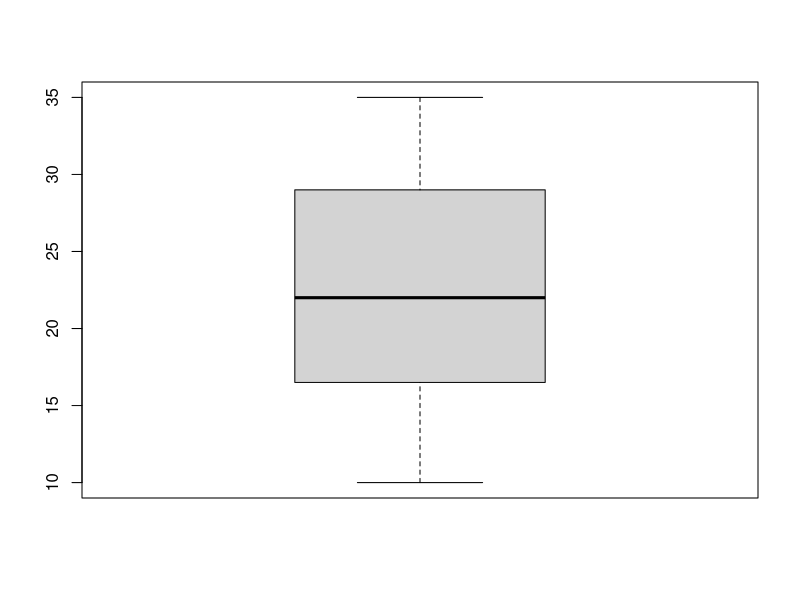
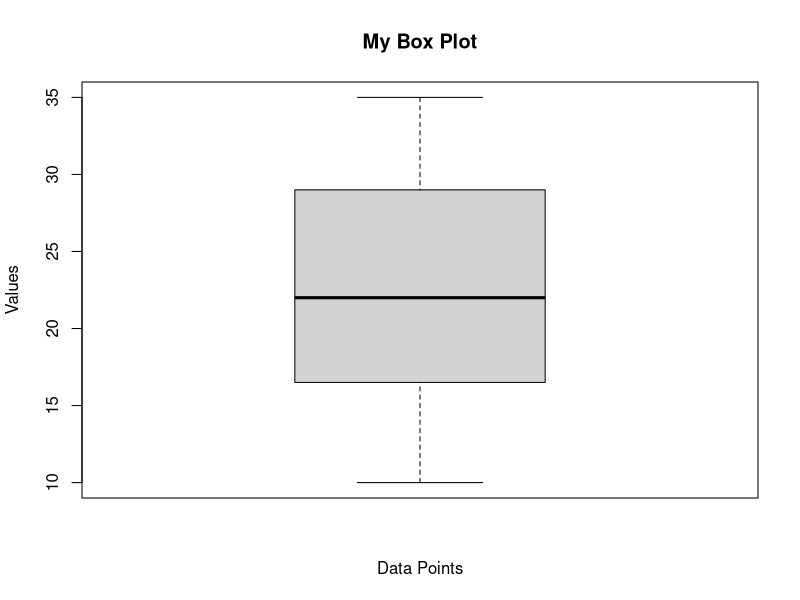
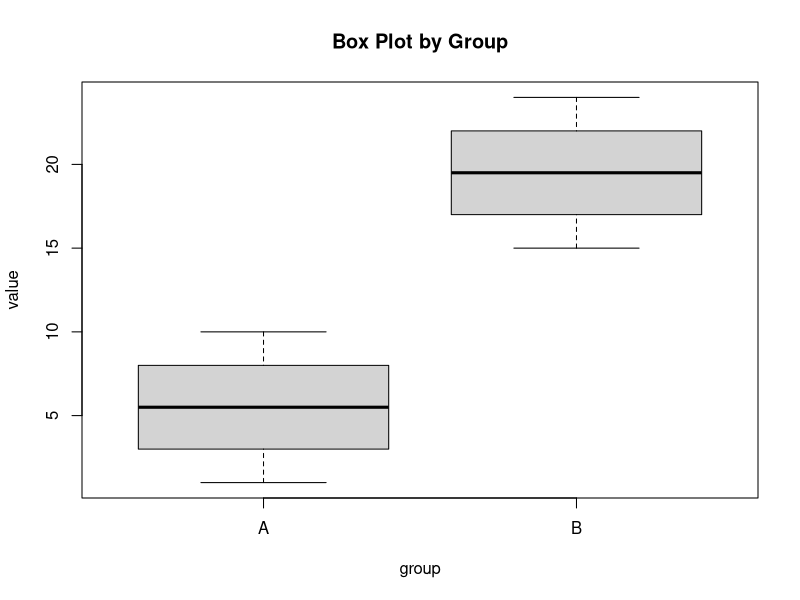
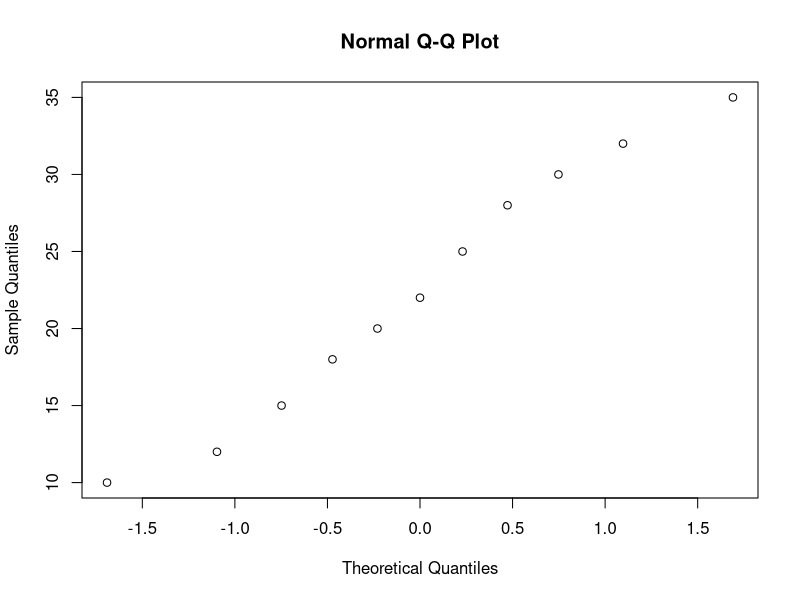
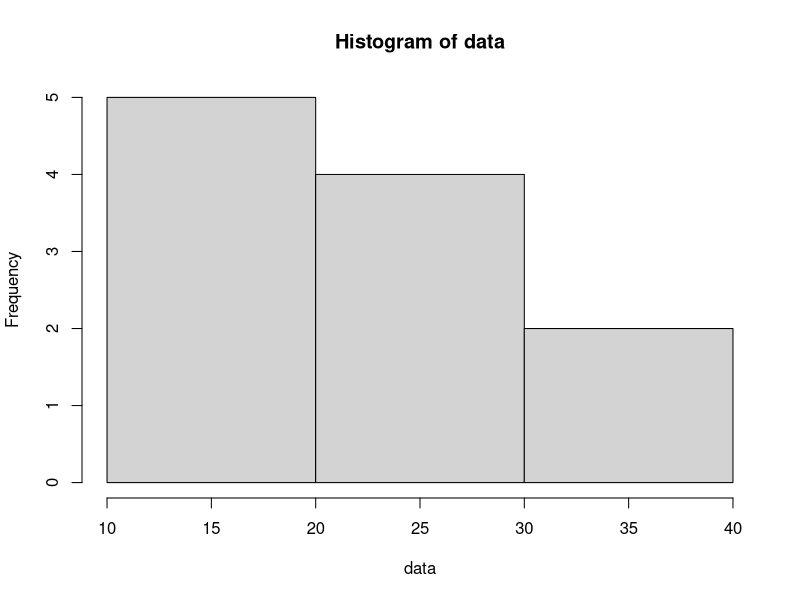
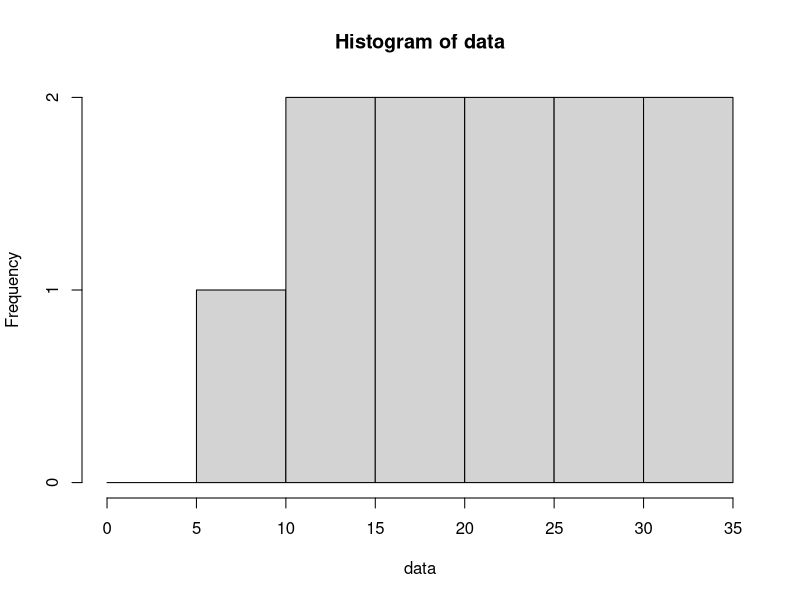
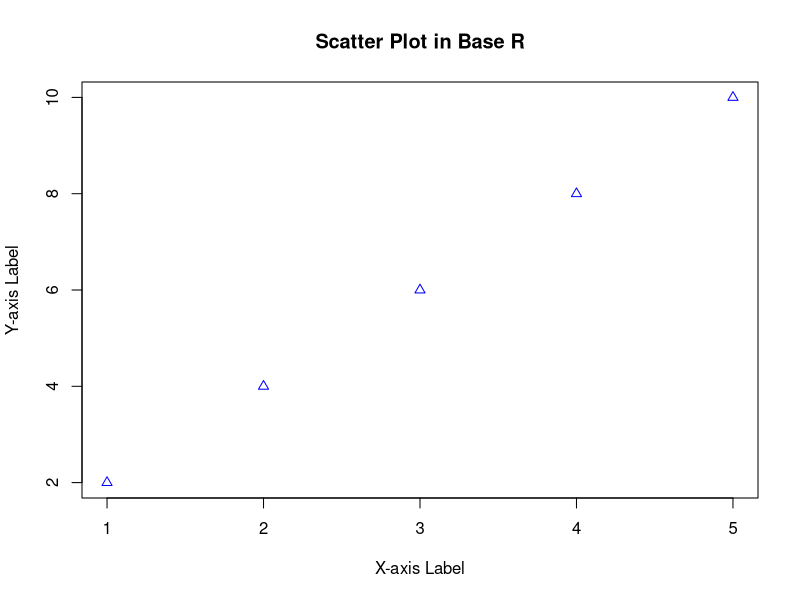

Generate these figures, in order, with R:
## ---- chunk 1
# Define two vectors
a <- c(10, 20, 30, 460)
b <- c(2, 4, 6, 8)

# Summation
sum_vec <- a + b
print(paste("Summation: ", toString(sum_vec)))

# Subtraction
sub_vec <- a - b
print(paste("Subtraction: ", sub_vec))
cat("sub",sub_vec)

# Multiplication
mul_vec <- a * b
print(paste("Multiplication: ", toString(mul_vec)))

# Division
div_vec <- a / b
print(paste("Division: ", toString(div_vec)))

## ---- chunk 2
# Create two matrices
matrix1 <- matrix(c(1, 2, 3, 4, 5, 6), nrow = 2, ncol = 3, byrow = TRUE)
matrix2 <- matrix(c(7, 8, 9, 10, 11, 12), nrow = 3, ncol = 2, byrow = TRUE)

# Display the matrices
cat("Matrix 1:\n")
print(matrix1)

cat("\nMatrix 2:\n")
print(matrix2)

# Perform matrix multiplication
result <- matrix1 %*% matrix2

# Display the result
cat("\nResult of Matrix Multiplication:\n")
print(result)

## ---- chunk 3
A <- matrix(c(1,2,3,4,5,6), nrow=2, byrow=TRUE)
x <- c(1,2,3)
print(A)
print(x)
y <- A %*% x
print(y)

## ---- chunk 4
A <- matrix(c(1,2,3,4), nrow=2, byrow=TRUE)
x <- c(10,20)

result <- A * x   # vector recycled across rows
print(result)

## ---- chunk 5
# Create some sample data
data <- c(10, 12, 15, 18, 20, 22, 25, 28, 30, 32, 35)

# Create a simple box plot
boxplot(data)

# Create a box plot with a title and axis labels
boxplot(data, main = "My Box Plot", xlab = "Data Points", ylab = "Values")

# Create box plots for different groups using a formula
# Example: comparing 'value' based on 'group'
 data_frame <- data.frame(value = c(1:10, 15:24), group = rep(c("A", "B"), each = 10))
 boxplot(value ~ group, data = data_frame, main = "Box Plot by Group")
## ---- chunk 6
#data <- rnorm(100)
qqnorm(data)

## ---- chunk 7
hist(data,breaks=3)
hist(data, breaks=c(0,5,10,15,20,25,30,35))
## ---- chunk 8
# Sample data
x <- c(1, 2, 3, 4, 5)
y <- c(2, 4, 6, 8, 10)

# Create a scatter plot
plot(x, y, 
     main = "Scatter Plot in Base R",  # Title of the plot
     xlab = "X-axis Label",            # Label for the X-axis
     ylab = "Y-axis Label",            # Label for the Y-axis
     col = "blue",                     # Color of the points
     pch = 2)                          # Shape of the points

## ---- chunk 9
mixed<-c(1,'a')
mixed
## ---- chunk 10
remain<-c(11,12,11,13)
 remain
 
 suits<-c("Spades", "hearts", "diamonds", "clubs")
names(remain) <-suits
remain

## ---- chunk 11
remain1<-c(Spades=11,hearts=12,diamonds=11,clubs=13)
remain1

## ---- chunk 12
remain[1]

remain['Spades']

## ---- chunk 13
remain2<-remain[c(1,4)]
remain2

## ---- chunk 14
remain[c("clubs", "spades")]







## ---- chunk 15
remain[c(FALSE,TRUE,FALSE,TRUE)]

## ---- chunk 16
remain[-1]

## ---- chunk 17
sel_vec<-remain==11
print(sel_vec)
remain[sel_vec]



## ---- chunk 18
remain[c(TRUE,FALSE)]
## ---- chunk 19
m=matrix(1:6,nrow=2)
m
## ---- chunk 20

m[,3]

m[1,]

m[1,1]


## ---- chunk 21
m
m[2,c(2,3)]

## ---- chunk 22
a <- c(10, 20, 30, 40,50)
summary(a)
